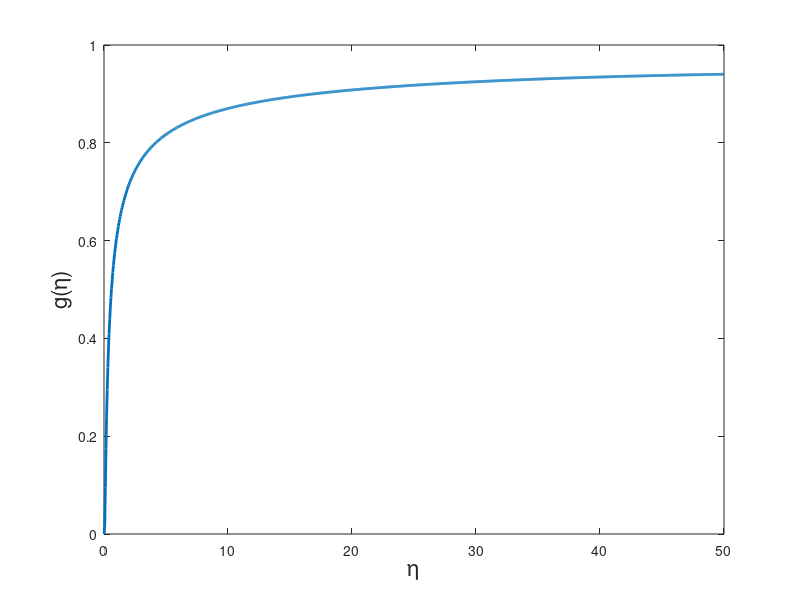
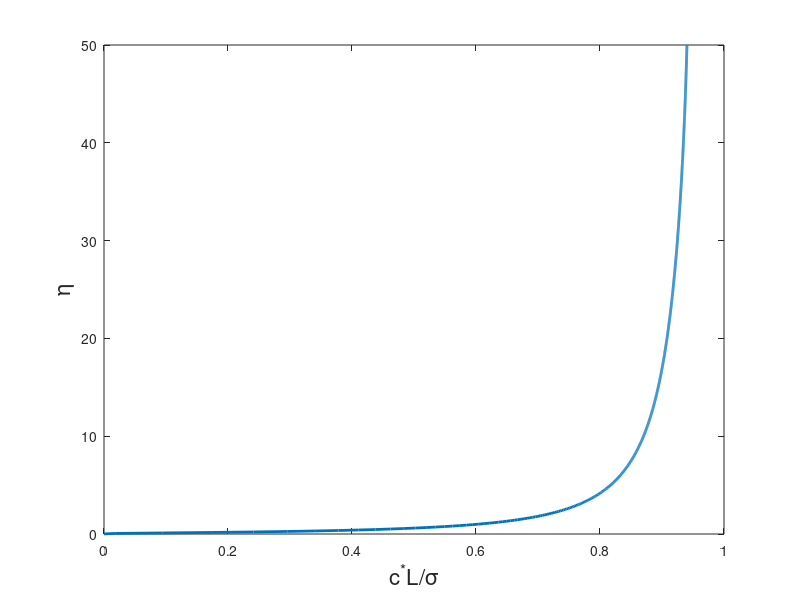
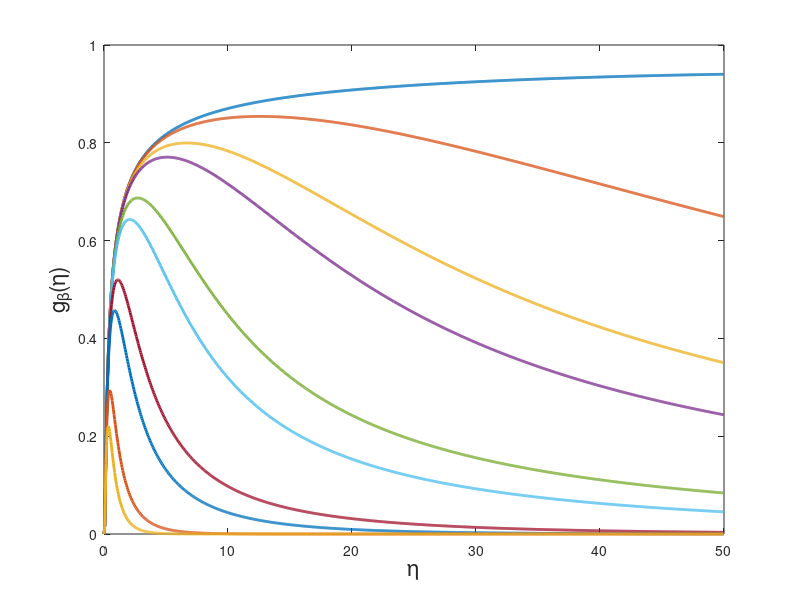
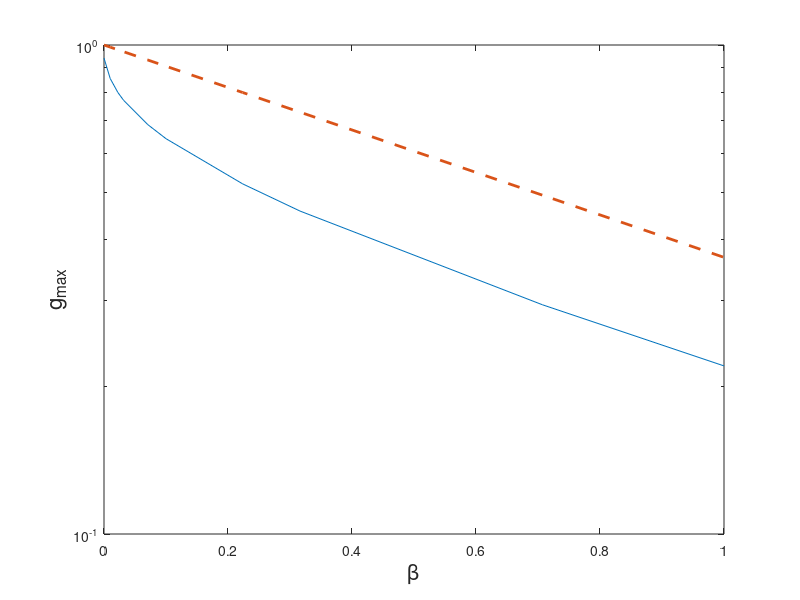

These figures' MATLAB source, in order:
%this file examines the "fire-diffuse-fire" model
clear all;
klist=[0;.0001;.0005;.001;.005;.01;.05;.1;.5;1]%;5;10;50;100];
J = length(klist);
dkappa = 0.001;
kappa = 0;
tau = [.01:.05:50];
for j = 1:J
kappa = klist(j);
for n = 1:1000
g(n,:) = exp(-n./tau/4).*sqrt(1./(4*pi*n*tau)).*exp(-kappa*n*tau);
end

G(j,:) = sum(g);
K(j) = kappa;
h(j,:) = g(1,:);
end
figure(1)
plot(tau,G(1,:),'linewidth',2)
xlabel('\eta','fontsize',16)
ylabel('g(\eta)','fontsize',16)
figure(2)
plot(G(1,:),tau,'linewidth',2)
ylabel('\eta','fontsize',16)
xlabel('c^*L/\sigma','fontsize',16)

figure(3)
plot(tau,G,'linewidth',2)
xlabel('\eta','fontsize',16)
ylabel('g_\beta(\eta)','fontsize',16)
figure(5)
plot(G,tau,'linewidth',2)
ylabel('delay','fontsize',16)
xlabel('threshold','fontsize',16)
axis([0 1 0 5])


figure(4)
semilogy(sqrt(klist),max(G'),sqrt(klist),exp(-sqrt(klist)),'--','linewidth',2)
xlabel('\beta','fontsize',16)
ylabel('g_{max}','fontsize',16)
